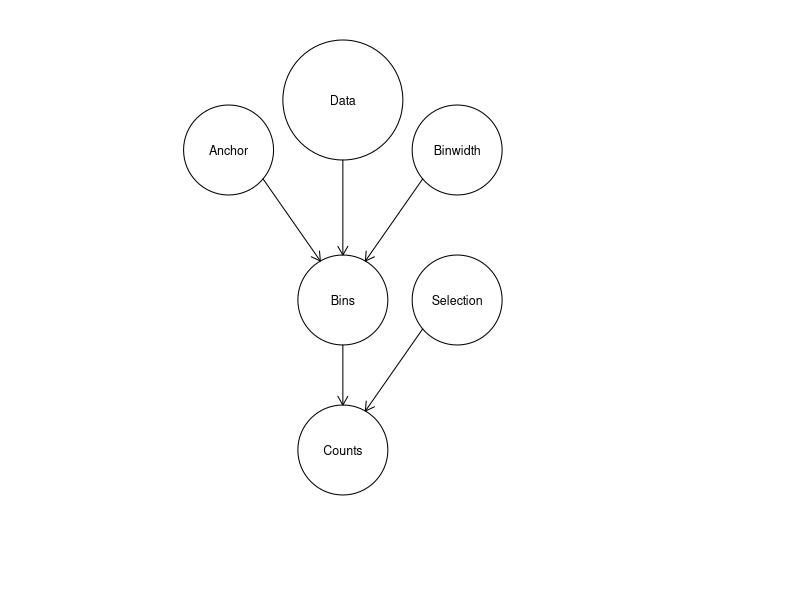
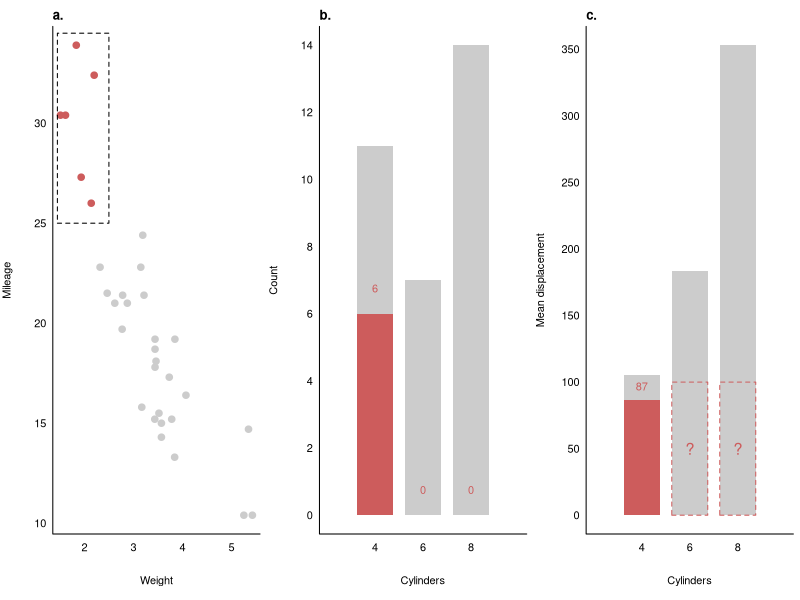
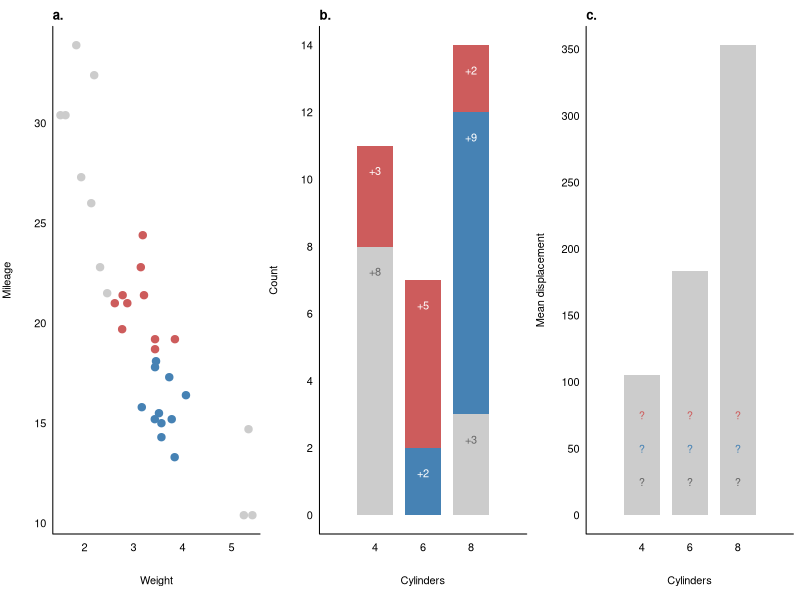
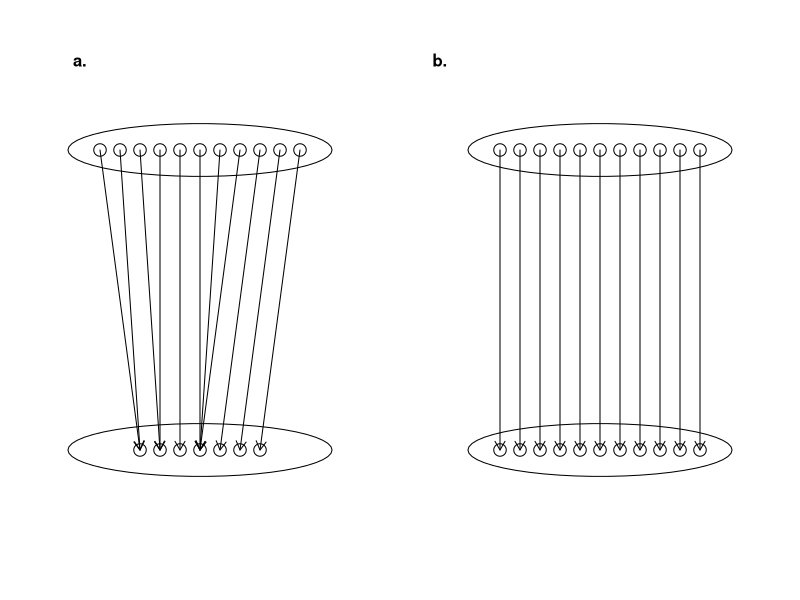

The R source for these figures, in order: (Note: this script raises an error after producing the figures.)
## ---- chunk 1
knitr::opts_chunk$set(echo = TRUE)
## ---- chunk 2
#| echo: false
#| fig-cap: "Reactive hierarchy in a stacked histogram. When selection changes (as a result of linked brushing), we do not need to recompute bins (since these depend just on the data, anchor, and binwidth). Instead, we only need to recompute count within each sub-bar, defined by combinations of bin and group. However, when either anchor or binwidth change, we do need to recompute the bins, and as a result counts as well."

library(grid)

draw_node <- function(x, y, r, label, draw_label = TRUE) {
  grid.circle(x, y, r, name = label)
  if (draw_label) grid.text(label, x, y, gp = gpar(cex = 0.75))
  
}

draw_edge <- function(node1, node2, theta1, theta2, arrow) {
  grid.segments(grobX(node1, theta1), grobY(node1, theta1),
                grobX(node2, theta2), grobY(node2, theta2),
                arrow = arrow)
}

grid.newpage()
arrow1 <- arrow(length = unit(0.1, "inches"))
draw_node(6/14, 5/6, 0.1, "Data")
draw_node(8/14, 3/4, 0.075, "Binwidth")
draw_node(4/14, 3/4, 0.075, "Anchor")
draw_node(6/14, 1/2, 0.075, "Bins")

draw_edge("Data", "Bins", 270, 90, arrow1)
draw_edge("Binwidth", "Bins", 220, 60, arrow1)
draw_edge("Anchor", "Bins", 320, 120, arrow1)

draw_node(8/14, 1/2, 0.075, "Selection")
draw_node(6/14, 1/4, 0.075, "Counts")

draw_edge("Bins", "Counts", 270, 90, arrow1)
draw_edge("Selection", "Counts", 220, 60, arrow1)

## ---- chunk 3
#| fig.height: 3
#| fig.cap: "The problem of representing empty selection. a) An illustration of selection by linked brushing. b) In the barplot of counts, the count within an empty selection (red) is zero and so an absence of a bar accurately represents a count of zero. c) In the barplot of means, the mean of an empty selection is not defined. Absence of a bar could indicate that either no cases are selected or some cases are selected and their mean is equal to the lower y-axis limit."

wt <- mtcars$wt
mpg <- mtcars$mpg
cyl <- mtcars$cyl
disp <- mtcars$disp
one <- numeric(nrow(mtcars)) + 1

cyl_unique <- c(4, 6, 8)

wt_lim0 <- 1.45
wt_lim1 <- 2.5
mpg_lim0 <- 25
mpg_lim1 <- 34.5

cyl_unique <- c(4, 6, 8)

selected <- ((wt > wt_lim0) & (wt < wt_lim1) & (mpg > mpg_lim0) & mpg < mpg_lim1)
col <- c("grey80", "indianred")[selected + 1]
selected_cyls <- c(4, 6, 8) %in% unique(cyl[selected])

bars11 <- tapply(one, cyl, sum)
bars12 <- tapply(one[selected], cyl[selected], sum)

bars21 <- tapply(disp, cyl, mean)
bars22 <- tapply(disp[selected], cyl[selected], mean)

axis_fun1 <- function() {
  axis(1, tick = FALSE, line = -0.5)
  axis(2, tick = FALSE, las = 1, line = -0.5)
  box(bty = "L")
}

axis_fun2 <- function() {
  axis(1, at = c(4, 6, 8), tick = FALSE, line = -0.5)
  axis(2, tick = FALSE, las = 1, line = -0.5)
  box(bty = "L")
}

par(mfrow = c(1, 3), mar = c(5, 4, 2, 0.5))

plot(wt, mpg, pch = 20, col = col, cex = 2,
     axes = FALSE, xlab = "Weight", ylab = "Mileage")
rect(wt_lim0, mpg_lim0, wt_lim1, mpg_lim1, lty = "dashed")
title(main = "a.", adj = 0, line = 0.5)
axis_fun1()

barx <- c(4, 6, 8)
barx0 <- barx - 0.75
barx1 <- barx + 0.75

barx_selected<- barx[selected_cyls]
barx_notselected <- barx[!selected_cyls]
barx0_selected <- barx0[selected_cyls]
barx1_selected <- barx1[selected_cyls]
barx0_notselected <- barx0[!selected_cyls]
barx1_notselected <- barx1[!selected_cyls]

plot(c(2, 10), c(0, max(bars11)), type = "n", 
     axes = FALSE, xlab = "Cylinders", ylab = "Count")
rect(barx0, 0, barx1, bars11,
     col = "grey80", border = NA)
rect(barx0_selected, 0, barx1_selected, bars12,
     col = "indianred", border = NA)
text(barx, c(bars12, 0, 0) + 0.75, labels = c(bars12, "0", "0"),
     col = "indianred")
title(main = "b.", adj = 0, line = 0.5)
axis_fun2()

plot(c(2, 10), c(0, max(bars21)), type = "n",
     axes = FALSE, xlab = "Cylinders", ylab = "Mean displacement")
rect(cyl_unique - 0.75, 0, cyl_unique + 0.75, bars21,
     col = "grey80", border = NA)
rect(barx0_selected, 0, barx1_selected, bars22,
     col = "indianred", border = NA)
rect(barx0_notselected, 0, barx1_notselected, 100,
     col = NA, border = "indianred", lty = "dashed")
text(barx_notselected, 50, labels = "?", col = "indianred", cex = 1.5)
text(barx_selected, bars22 + 10, labels = round(bars22), col = "indianred")
title(main = "c.", adj = 0, line = 0.5)
axis_fun2()

## ---- chunk 4
#| echo: false
#| fig-height: 3
#| fig-cap: "Combining selections. a) An illustration of selection by linked brushing, with two groups. b) In the barplot of counts, statistics can be stacked on top of each other such that the count of the stacked bar is identical to the count of the whole bar (i.e. one that would result from no selections). c) In the barplot of means, no such procedure for combining statistics exists."

wt <- mtcars$wt
mpg <- mtcars$mpg
cyl <- mtcars$cyl
disp <- mtcars$disp
one <- numeric(nrow(mtcars)) + 1

cyl_unique <- c(4, 6, 8)
group1 <- (wt > 2.5) & (wt < 4.5) & (mpg < 18.5)
group2 <- (wt > 2.5) & (wt < 4.5) & (mpg > 18.5)

group <- group1 * 1 + group2 * 2 + 1
cols <- c("grey80", "steelblue", "indianred")
col <- cols[group]


axis_fun1 <- function() {
  axis(1, tick = FALSE, line = -0.5)
  axis(2, tick = FALSE, las = 1, line = -0.5)
  box(bty = "L")
}

axis_fun2 <- function() {
  axis(1, at = c(4, 6, 8), tick = FALSE, line = -0.5)
  axis(2, tick = FALSE, las = 1, line = -0.5)
  box(bty = "L")
}

bars11 <- tapply(one, cyl, sum)
bars12 <- tapply(one, list(cyl, group), sum)
bars12[is.na(bars12)] <- 0

bars21 <- tapply(disp, cyl, mean)

par(mfrow = c(1, 3), mar = c(5, 4, 2, 0.5))

plot(wt, mpg, pch = 19, col = col, cex = 1.5,
     axes = FALSE, xlab = "Weight", ylab = "Mileage")
title(main = "a.", adj = 0, line = 0.5)
axis_fun1()

plot(c(2, 10), c(0, max(bars11)), type = "n",
     axes = FALSE, xlab = "Cylinders", ylab = "Count")
rect(cyl_unique - 0.75, 0, cyl_unique + 0.75, bars11, 
     col = "grey80", border = NA)
for (i in 1:3) {
  counts <- bars12[i, ]
  y0 <- cumsum(c(0, counts[-length(counts)]))
  y1 <- cumsum(counts)
  
  rect(cyl_unique[i] - 0.75, y0, cyl_unique[i] + 0.75, y1, 
       col = cols, border = NA)
} 
text(c(4, 4, 6, 6, 8, 8, 8), c(8, 11, 2, 7, 3, 12, 14) - 0.75, 
     labels = c("+8", "+3", "+2", "+5", "+3", "+9", "+2"), 
     col = c("grey40", "white", "white", "white", "grey40", 
             "white", "white"))
title(main = "b.", adj = 0, line = 0.5)
axis_fun2()

plot(c(2, 10), c(0, max(bars21)), type = "n",
     axes = FALSE, xlab = "Cylinders", ylab = "Mean displacement")
rect(cyl_unique - 0.75, 0, cyl_unique + 0.75, bars21, 
     col = "grey80", border = NA)
text(rep(c(4, 6, 8), each = 3), rep(25 * 1:3, 3), labels = "?",
     col = rep(c("grey40", "steelblue", "indianred"), 3))
title(main = "c.", adj = 0, line = 0.5)
axis_fun2()


## ---- chunk 5
#| echo: false
#| fig-height: 3
#| fig-cap: Two types of functions. a) Surjective function. b) Injective function.

library(gridExtra)

domain_pts1 <- seq(0.25, 0.75, 0.05)
codomain_pts1 <- seq(0.35, 0.65, 0.05)
mapping1 <- c(1, 1, 2, 2, 3, 4, 4, 4, 5, 6, 7)

grid.newpage()
grid.text("a.", 0.1, 0.9, gp = gpar(fontface = "bold"))
pushViewport(viewport(x = 0.25, width = 0.5))
grid.ellipse(0.5, 0.75, 15, pi / 2, 0.2)
grid.ellipse(0.5, 0.25, 15, pi / 2, 0.2)
grid.points(domain_pts1, rep(0.75, length(domain_pts1)), 
            default.units = "npc")
grid.points(codomain_pts1, rep(0.25, length(codomain_pts1)), 
            default.units = "npc")
grid.segments(domain_pts1, rep(0.75, length(domain_pts1)),
              codomain_pts1[mapping1], rep(0.25, length(domain_pts1)),
              arrow = arrow(length = unit(0.025, "npc")))

popViewport()
pushViewport(viewport(x = 0.75, width = 0.5))
grid.text("b.", 0.1, 0.9, gp = gpar(fontface = "bold"))
grid.ellipse(0.5, 0.75, 15, pi / 2, 0.2)
grid.ellipse(0.5, 0.25, 15, pi / 2, 0.2)
grid.points(domain_pts1, rep(0.75, length(domain_pts1)), 
            default.units = "npc")
grid.points(domain_pts1, rep(0.25, length(domain_pts1)), 
            default.units = "npc")
grid.segments(domain_pts1, rep(0.75, length(domain_pts1)),
              domain_pts1, rep(0.25, length(domain_pts1)),
              arrow = arrow(length = unit(0.025, "npc")))

## ---- chunk 6

knitr::include_graphics("process.png")

